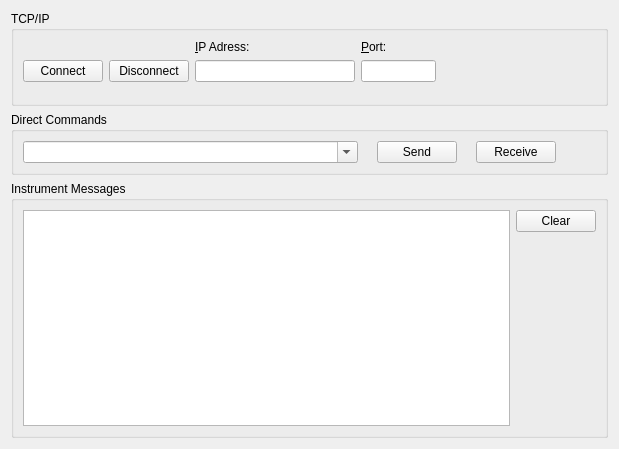
<?xml version="1.0" encoding="UTF-8"?>
<ui version="4.0">
 <class>SetupTab</class>
 <widget class="QWidget" name="SetupTab">
  <property name="geometry">
   <rect>
    <x>0</x>
    <y>0</y>
    <width>619</width>
    <height>449</height>
   </rect>
  </property>
  <property name="windowTitle">
   <string>Form</string>
  </property>
  <layout class="QVBoxLayout" name="verticalLayout">
   <item>
    <widget class="QGroupBox" name="gbTcpIp">
     <property name="sizePolicy">
      <sizepolicy hsizetype="Expanding" vsizetype="Preferred">
       <horstretch>0</horstretch>
       <verstretch>0</verstretch>
      </sizepolicy>
     </property>
     <property name="minimumSize">
      <size>
       <width>0</width>
       <height>90</height>
      </size>
     </property>
     <property name="title">
      <string>TCP/IP</string>
     </property>
     <layout class="QVBoxLayout" name="verticalLayout_4">
      <item>
       <layout class="QHBoxLayout" name="loTcpIPGroup">
        <item>
         <layout class="QHBoxLayout" name="loConnect">
          <property name="topMargin">
           <number>9</number>
          </property>
          <item>
           <widget class="QPushButton" name="btnConnect">
            <property name="text">
             <string>Connect</string>
            </property>
            <property name="icon">
             <iconset resource="../vfpResourcefile.qrc">
              <normaloff>:/root/Images/connect.png</normaloff>:/root/Images/connect.png</iconset>
            </property>
           </widget>
          </item>
          <item>
           <widget class="QPushButton" name="btnDisconnect">
            <property name="text">
             <string>Disconnect</string>
            </property>
            <property name="icon">
             <iconset resource="../vfpResourcefile.qrc">
              <normaloff>:/root/Images/StopRed16.png</normaloff>:/root/Images/StopRed16.png</iconset>
            </property>
           </widget>
          </item>
         </layout>
        </item>
        <item>
         <layout class="QVBoxLayout" name="loIPAddress">
          <property name="bottomMargin">
           <number>12</number>
          </property>
          <item>
           <widget class="QLabel" name="lblIpAddress">
            <property name="text">
             <string>&amp;IP Adress:</string>
            </property>
            <property name="buddy">
             <cstring>leIPAddress</cstring>
            </property>
           </widget>
          </item>
          <item>
           <widget class="QLineEdit" name="leIPAddress"/>
          </item>
         </layout>
        </item>
        <item>
         <layout class="QVBoxLayout" name="loPort">
          <property name="bottomMargin">
           <number>12</number>
          </property>
          <item>
           <widget class="QLabel" name="lblPort">
            <property name="text">
             <string>&amp;Port:</string>
            </property>
            <property name="buddy">
             <cstring>lePort</cstring>
            </property>
           </widget>
          </item>
          <item>
           <widget class="QLineEdit" name="lePort">
            <property name="maximumSize">
             <size>
              <width>75</width>
              <height>16777215</height>
             </size>
            </property>
           </widget>
          </item>
         </layout>
        </item>
        <item>
         <spacer name="horizontalSpacer">
          <property name="orientation">
           <enum>Qt::Horizontal</enum>
          </property>
          <property name="sizeHint" stdset="0">
           <size>
            <width>40</width>
            <height>20</height>
           </size>
          </property>
         </spacer>
        </item>
       </layout>
      </item>
     </layout>
    </widget>
   </item>
   <item>
    <widget class="QGroupBox" name="gbDirectCommands">
     <property name="sizePolicy">
      <sizepolicy hsizetype="Expanding" vsizetype="Preferred">
       <horstretch>0</horstretch>
       <verstretch>0</verstretch>
      </sizepolicy>
     </property>
     <property name="title">
      <string>Direct Commands</string>
     </property>
     <layout class="QVBoxLayout" name="verticalLayout_2">
      <item>
       <layout class="QHBoxLayout" name="horizontalLayout">
        <item>
         <widget class="QComboBox" name="cmbCommands">
          <property name="sizePolicy">
           <sizepolicy hsizetype="Expanding" vsizetype="Fixed">
            <horstretch>0</horstretch>
            <verstretch>0</verstretch>
           </sizepolicy>
          </property>
          <property name="editable">
           <bool>true</bool>
          </property>
         </widget>
        </item>
        <item>
         <spacer name="horizontalSpacer_2">
          <property name="orientation">
           <enum>Qt::Horizontal</enum>
          </property>
          <property name="sizeType">
           <enum>QSizePolicy::Minimum</enum>
          </property>
          <property name="sizeHint" stdset="0">
           <size>
            <width>13</width>
            <height>20</height>
           </size>
          </property>
         </spacer>
        </item>
        <item>
         <widget class="QPushButton" name="btnSend">
          <property name="text">
           <string>Send</string>
          </property>
          <property name="icon">
           <iconset resource="../vfpResourcefile.qrc">
            <normaloff>:/root/Images/Send.png</normaloff>:/root/Images/Send.png</iconset>
          </property>
         </widget>
        </item>
        <item>
         <spacer name="horizontalSpacer_3">
          <property name="orientation">
           <enum>Qt::Horizontal</enum>
          </property>
          <property name="sizeType">
           <enum>QSizePolicy::Minimum</enum>
          </property>
          <property name="sizeHint" stdset="0">
           <size>
            <width>13</width>
            <height>20</height>
           </size>
          </property>
         </spacer>
        </item>
        <item>
         <widget class="QPushButton" name="btnReceive">
          <property name="text">
           <string>Receive</string>
          </property>
          <property name="icon">
           <iconset resource="../vfpResourcefile.qrc">
            <normaloff>:/root/Images/Receive.png</normaloff>:/root/Images/Receive.png</iconset>
          </property>
         </widget>
        </item>
        <item>
         <spacer name="horizontalSpacer_4">
          <property name="orientation">
           <enum>Qt::Horizontal</enum>
          </property>
          <property name="sizeType">
           <enum>QSizePolicy::Fixed</enum>
          </property>
          <property name="sizeHint" stdset="0">
           <size>
            <width>40</width>
            <height>20</height>
           </size>
          </property>
         </spacer>
        </item>
       </layout>
      </item>
     </layout>
    </widget>
   </item>
   <item>
    <widget class="QGroupBox" name="gbInstrumentMessages">
     <property name="title">
      <string>Instrument Messages</string>
     </property>
     <layout class="QVBoxLayout" name="verticalLayout_3">
      <item>
       <layout class="QHBoxLayout" name="horizontalLayout_2">
        <item>
         <widget class="QTextEdit" name="teInstrumentMesage"/>
        </item>
        <item alignment="Qt::AlignTop">
         <widget class="QPushButton" name="btnClear">
          <property name="text">
           <string>Clear</string>
          </property>
          <property name="icon">
           <iconset resource="../vfpResourcefile.qrc">
            <normaloff>:/root/Images/Clear32.png</normaloff>:/root/Images/Clear32.png</iconset>
          </property>
         </widget>
        </item>
       </layout>
      </item>
     </layout>
    </widget>
   </item>
  </layout>
 </widget>
 <tabstops>
  <tabstop>btnConnect</tabstop>
  <tabstop>btnDisconnect</tabstop>
  <tabstop>leIPAddress</tabstop>
  <tabstop>lePort</tabstop>
  <tabstop>cmbCommands</tabstop>
  <tabstop>btnSend</tabstop>
  <tabstop>btnReceive</tabstop>
  <tabstop>teInstrumentMesage</tabstop>
  <tabstop>btnClear</tabstop>
 </tabstops>
 <resources>
  <include location="../vfpResourcefile.qrc"/>
 </resources>
 <connections/>
</ui>
